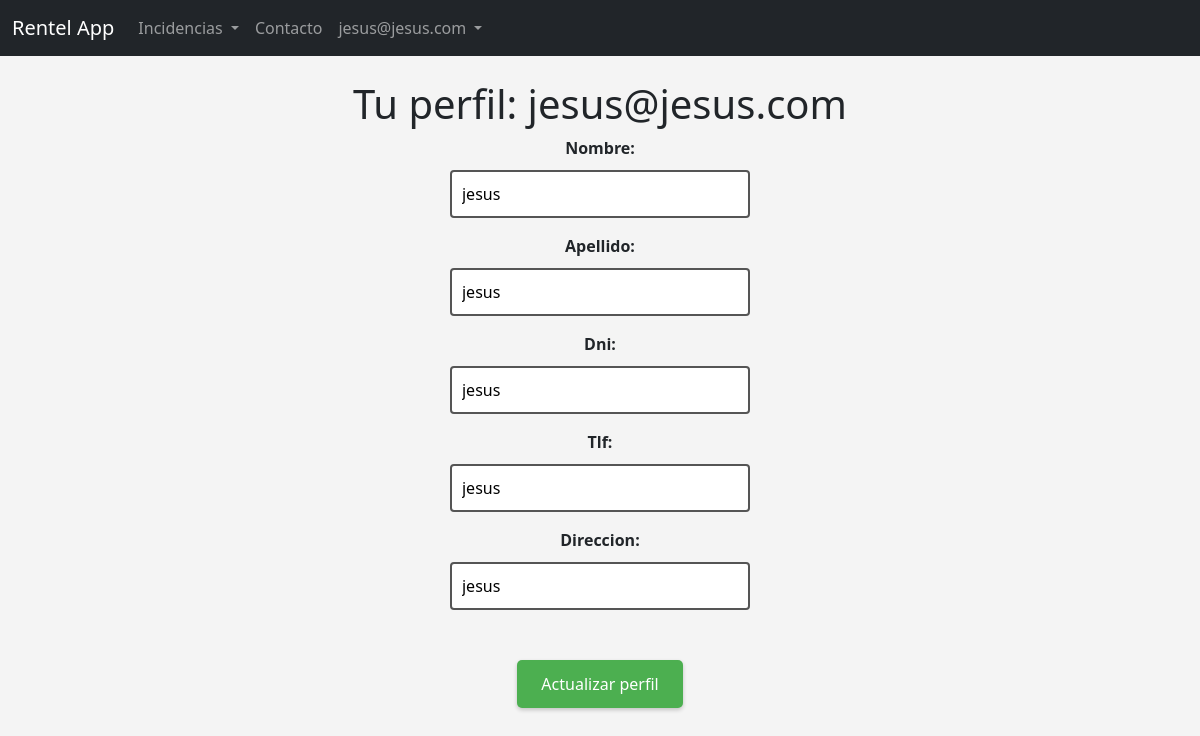
The app's page /perfil (signed in), older data.
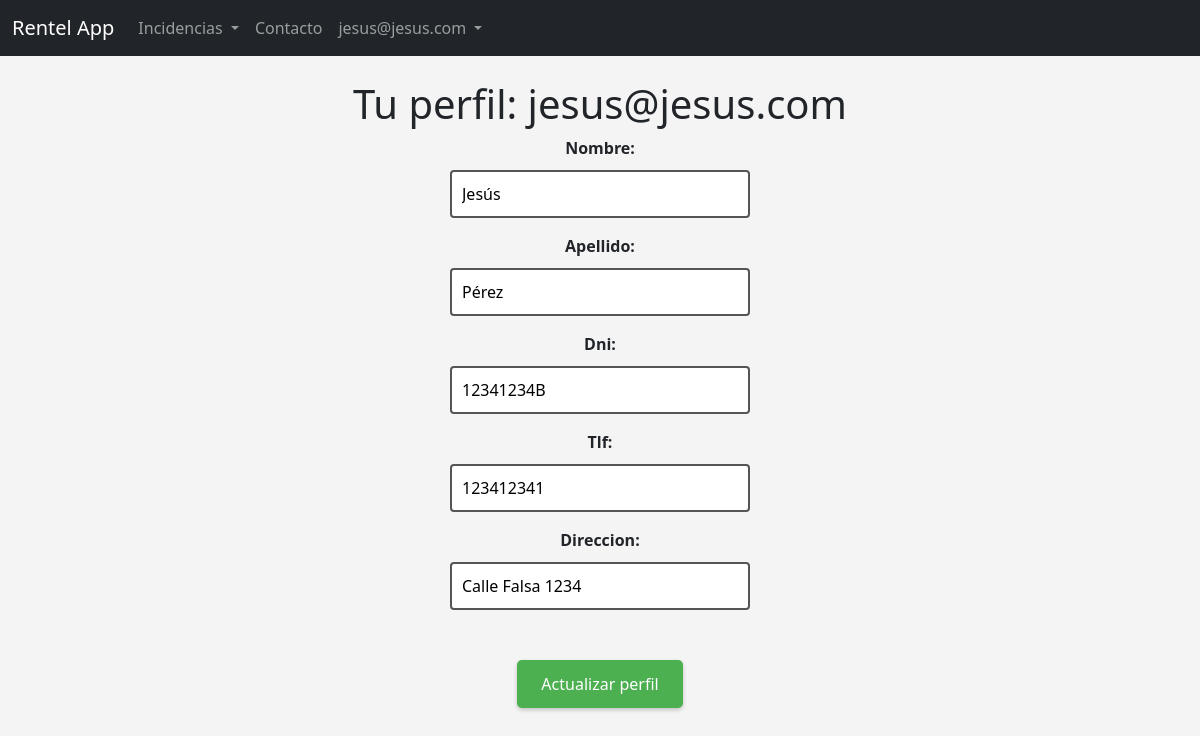
The same page, newer data.
### app/models.py (models this page shows, shortened)
class Usuario(AbstractBaseUser, PermissionsMixin):
    user = models.OneToOneField('self', on_delete=models.CASCADE, null=True, blank=True, default=None)
    email = models.EmailField(
                    verbose_name='email address',
                    max_length=255,
                    unique=True,
                )
    password = models.CharField(max_length=20, default=None)
    nombre = models.CharField(max_length=20)
    apellido = models.CharField(max_length=20)
    dni = models.CharField(max_length=9)
    ROL_CHOICES = (("CLIENTE", "Cliente"),
                   ("SOPORTE", "Soporte"),
                   ("TECNICO", "Tecnico"),
                   ("ADMIN", "Admin"),)
    rol = models.CharField(max_length=7, choices=ROL_CHOICES)
    tlf = models.CharField(max_length=9)
    direccion = models.CharField(max_length=50)
    is_staff = models.BooleanField(default=False)
    is_superuser = models.BooleanField(default=False)
    USERNAME_FIELD = 'email'
    objects = UsuarioManager()

### app/views.py (the view)
# urls.py: path('perfil', views.perfil, name='perfil'),
def perfil(request):
    usuario = request.user
    if request.method == 'POST':
        form = UsuarioForm(request.POST, instance=usuario)
        if form.is_valid():
            usuario_mod = form.save(commit=False)
            usuario_mod.save()
            messages.success(request, 'Tu perfil ha sido actualizado exitosamente.')
            return redirect('app:index')
    else:
        form = UsuarioForm(instance=usuario)
    return render(request, 'app/perfil.html', {'form': form})

### app/forms.py
class UsuarioForm(forms.ModelForm):
    class Meta:
        model = Usuario
        fields = ['nombre', 'apellido', 'dni', 'tlf', 'direccion']

### app/templates/app/perfil.html (shortened to what this page needs)
{% extends 'app/base.html' %}
{% load static %}
{% block content %}
<link rel="stylesheet" href="{% static 'css/perfil.css' %}">
    {% if user.is_authenticated %}
    <center>
        {% if user %}
            <h1>Tu perfil: {{ user }} </h1>
            <form id="perfil" action="" method="POST">
                {{ form.as_p }}
                <br>
                <button class="btn btn-outline-secondary actualizar-perfil" type="submit">Actualizar perfil</button>
            </form>
        {% else %}
            <h2>Acceso denegado.</h2>
        {% endif %}
    </center>
    {% else %}
        <h1> ¡Vaya! Parece que no has iniciado sesión. </h1>
        <a href="{% url 'login' %}">Inicia sesión aquí</a>
    {% endif %}
{% endblock %}

### app/templates/app/navbar.html (shortened to what this page needs)
<nav class="navbar navbar-expand-lg navbar-dark bg-dark">
    <div class="container-fluid">
      <a class="navbar-brand" href="{% url 'app:home' %}">Rentel App</a>
      <div class="collapse navbar-collapse" id="navbarSupportedContent">
        <ul class="navbar-nav me-auto mb-2 mb-lg-0">
          {% if user.is_authenticated  %}
          <li class="nav-item dropdown">
            <a class="nav-link dropdown-toggle" href="#" id="navbarDropdown" role="button" data-bs-toggle="dropdown" aria-expanded="false">
              Incidencias
            </a>
          </li>
          {% endif %}
          {% if user.is_authenticated  %}
            <li class="nav-item"><a class="nav-link" href="{% url 'app:contacto' %}">Contacto</a></li>
          {% endif %}
          {% if user.is_authenticated  %}
          <li class="nav-item dropdown">
            <a class="nav-link dropdown-toggle" href="#" id="navbarDropdown" role="button" data-bs-toggle="dropdown" aria-expanded="false">
              {{user}}
            </a>
          </li>
          {% endif %}
        </ul>
      </div>
    </div>
</nav>

Row changes from the older to the newer data that the page shows:
changed Usuario "jesus@jesus.com": nombre "jesus" → "Jesús"; apellido "jesus" → "Pérez"; dni "jesus" → "12341234B"; tlf "jesus" → "123412341"; direccion "jesus" → "Calle Falsa 1234"
